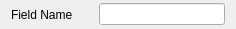
<?xml version="1.0" encoding="UTF-8"?>
<ui version="4.0">
 <class>StringField</class>
 <widget class="QWidget" name="StringField">
  <property name="geometry">
   <rect>
    <x>0</x>
    <y>0</y>
    <width>236</width>
    <height>29</height>
   </rect>
  </property>
  <property name="windowTitle">
   <string>Form</string>
  </property>
  <layout class="QHBoxLayout" name="horizontalLayout">
   <property name="topMargin">
    <number>3</number>
   </property>
   <property name="bottomMargin">
    <number>3</number>
   </property>
   <item>
    <widget class="QLabel" name="label">
     <property name="enabled">
      <bool>true</bool>
     </property>
     <property name="text">
      <string>Field Name</string>
     </property>
    </widget>
   </item>
   <item>
    <spacer name="mainSpacer">
     <property name="orientation">
      <enum>Qt::Horizontal</enum>
     </property>
     <property name="sizeHint" stdset="0">
      <size>
       <width>20</width>
       <height>20</height>
      </size>
     </property>
    </spacer>
   </item>
   <item>
    <widget class="QLineEdit" name="textInput">
     <property name="sizePolicy">
      <sizepolicy hsizetype="Expanding" vsizetype="Fixed">
       <horstretch>10</horstretch>
       <verstretch>0</verstretch>
      </sizepolicy>
     </property>
     <property name="minimumSize">
      <size>
       <width>50</width>
       <height>0</height>
      </size>
     </property>
    </widget>
   </item>
  </layout>
 </widget>
 <resources/>
 <connections/>
</ui>
